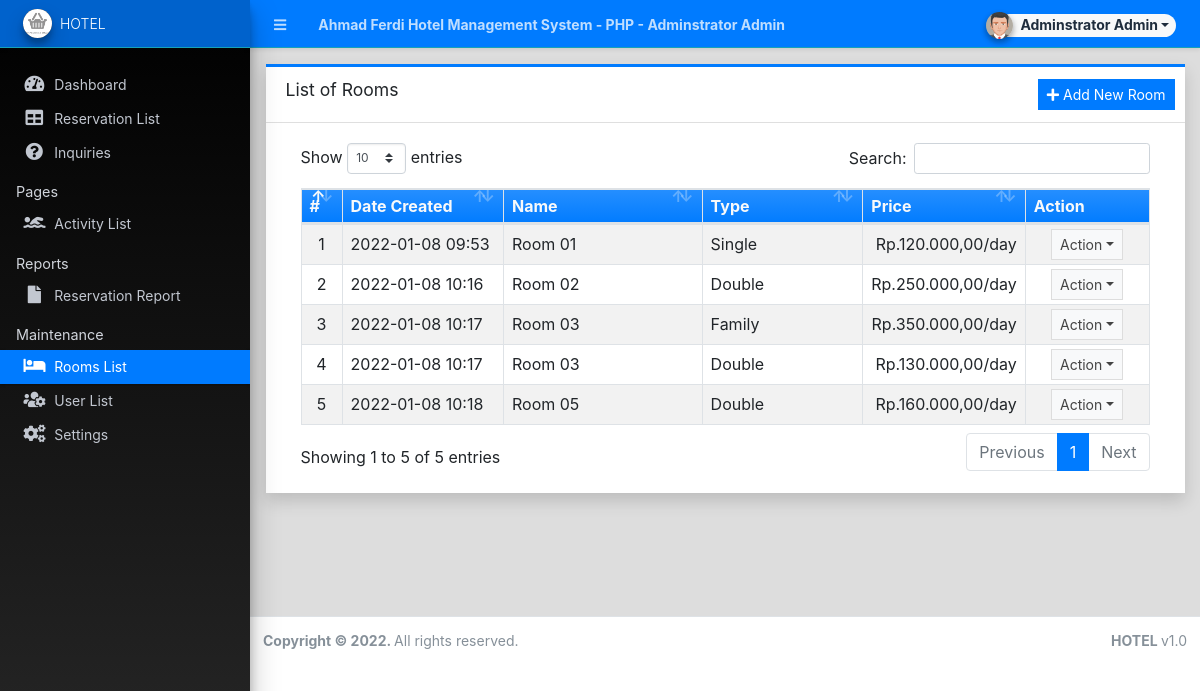
The app's page /admin/?page=rooms (signed in) with its own data.
### tables this page shows
CREATE TABLE `room_list` (
  `id` int(30) NOT NULL,
  `name` text NOT NULL,
  `type` varchar(200) NOT NULL,
  `description` text NOT NULL,
  `price` float NOT NULL DEFAULT 0,
  `image_path` text NOT NULL,
  `status` tinyint(1) NOT NULL DEFAULT 1,
  `delete_flag` tinyint(1) NOT NULL DEFAULT 0,
  `date_created` datetime NOT NULL DEFAULT current_timestamp(),
  `date_updated` datetime DEFAULT NULL ON UPDATE current_timestamp()
);

### admin/rooms/index.php (the view, shortened to what this page needs)
<div class="card card-outline card-primary rounded-0 shadow">
	<div class="card-header">
		<h3 class="card-title">List of Rooms</h3>
		<div class="card-tools">
			<a href="javascript:void(0)" id="create_new" class="btn btn-flat btn-sm btn-primary"><span class="fas fa-plus"></span>  Add New Room</a>
		</div>
	</div>
	<div class="card-body">
		<div class="container-fluid">
        <div class="container-fluid">
			<table class="table table-bordered table-hover table-striped">
				<colgroup>
					<col width="5%">
					<col width="20%">
					<col width="25%">
					<col width="20%">
					<col width="15%">
					<col width="15%">
				</colgroup>
				<thead>
					<tr class="bg-gradient-primary text-light">
						<th>#</th>
						<th>Date Created</th>
						<th>Name</th>
						<th>Type</th>
						<th>Price</th>
						<th>Action</th>
					</tr>
				</thead>
				<tbody>
					<?php
						$i = 1;
						$qry = $conn->query("SELECT * from `room_list` where delete_flag = 0 order by `name` asc ");
						while($row = $qry->fetch_assoc()):
					?>
						<tr>
							<td class="text-center"><?php echo $i++; ?></td>
							<td class=""><?php echo date("Y-m-d H:i",strtotime($row['date_created'])) ?></td>
							<td class=""><p class="m-0 truncate-1"><?php echo $row['name'] ?></p></td>
							<td class=""><p class="m-0 truncate-1"><?php echo $row['type'] ?></p></td>
							<td class="text-right">Rp.<?= number_format($row['price'],2,',','.') ?>/day</td>
							<td align="center">
								 <button type="button" class="btn btn-flat btn-default btn-sm dropdown-toggle dropdown-icon" data-toggle="dropdown">
				                  		Action
				                  </button>
							</td>
						</tr>
					<?php endwhile; ?>
				</tbody>
			</table>
		</div>
		</div>
	</div>
</div>

### records on screen
room_list: date_created "2022-01-08 09:53", name "Room 01", type "Single", price "120.000,00"
room_list: date_created "2022-01-08 10:16", name "Room 02", type "Double", price "250.000,00"
room_list: date_created "2022-01-08 10:17", name "Room 03", type "Family", price "350.000,00"
room_list: date_created "2022-01-08 10:17", name "Room 03", type "Double", price "130.000,00"
room_list: date_created "2022-01-08 10:18", name "Room 05", type "Double", price "160.000,00"

### other values on screen
$_settings->info('name') "Ahmad Ferdi Hotel Management System - PHP"
$_settings->userdata('firstname').' '.$_settings->userdata('lastname') "Adminstrator Admin"
$_settings->info('short_name') "HOTEL"
